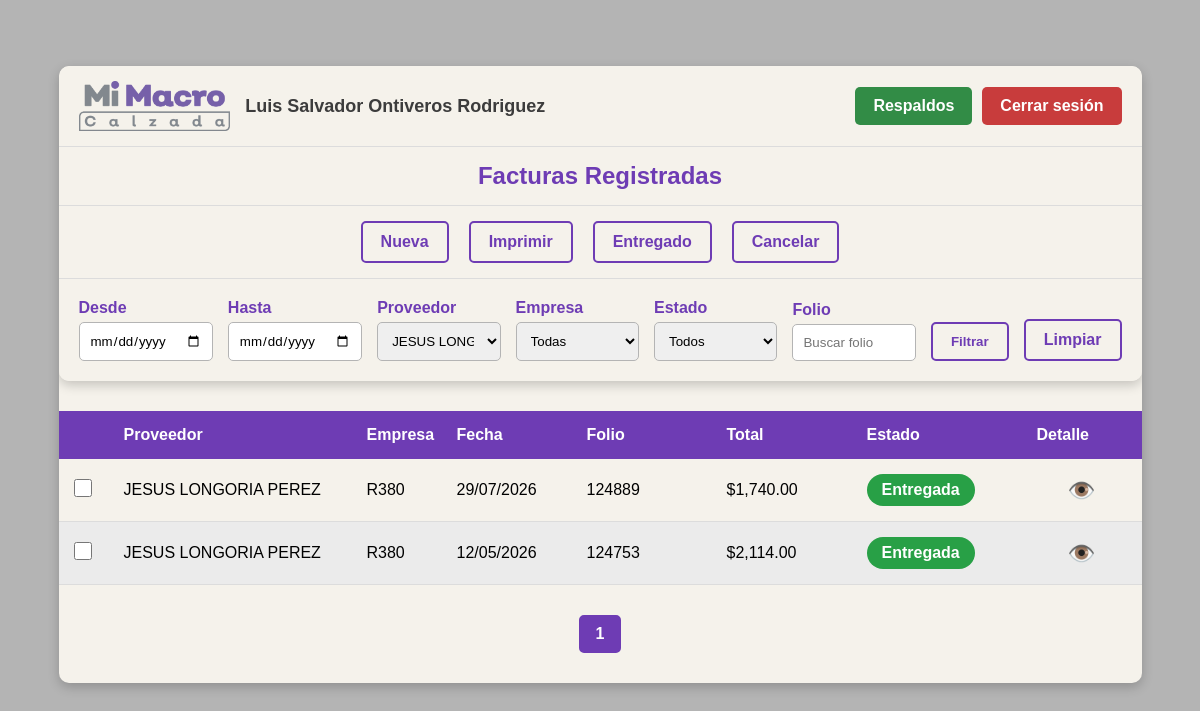
The page /facturas.php?id_provedor=25 (signed in) on the database its author committed.
### tables this page shows
CREATE TABLE `factura` (
  `id` int(11) NOT NULL,
  `id_empresa` int(11) NOT NULL,
  `id_provedor` int(11) NOT NULL,
  `folio` varchar(20) NOT NULL,
  `fecha` date NOT NULL,
  `total` decimal(10,2) NOT NULL,
  `estado` int(11) NOT NULL DEFAULT 0,
  `fecha_registro` date NOT NULL,
  `fecha_entregado` date DEFAULT NULL
);

CREATE TABLE `provedores` (
  `id` int(11) NOT NULL,
  `nombre` varchar(255) NOT NULL,
  `irs` int(11) NOT NULL DEFAULT 0,
  `eliminado` int(1) NOT NULL DEFAULT 0
);

### menu.php (the view, shortened to what this page needs)
<?php
$nombre = $_SESSION['nombreUser'];
?>
<div class="menu">
    <div class="fila1">
        <div class="usuario">
            <img src="admin/fotos/logo.png" class="logo" alt="Logo Sistema">
            <span>
                <?= htmlspecialchars($nombre) ?>
            </span>
        </div>
        <div class="accionesUsuario">
            <a
                href="respaldos.php"
                class="btnBackup">
                Respaldos
            </a>
            <a
                href="funciones/logout.php"
                class="btnSalir">
                Cerrar sesión
            </a>
        </div>
    </div>
    <div class="fila2">
        Facturas Registradas
    </div>
    <div class="fila3">
        <a href="factura_alta.php" class="btnMenu">
            Nueva
        </a>
        <a href="#" class="btnMenu" id="btnImprimir">
            Imprimir
        </a>
        <a href="#" class="btnMenu" id="btnEntregado">
            Entregado
        </a>
        <a href="#" class="btnMenu" id="btnCancelar">
            Cancelar
        </a>
    </div>
    <div class="fila4">
        <form action="facturas.php" method="GET" class="formFiltros">
            <div>
                <label>Desde</label>
                <input
                    type="date"
                    name="fecha_inicio"
                    value="<?= $_GET['fecha_inicio'] ?? '' ?>">
            </div>
            <div>
                <label>Hasta</label>
                <input
                    type="date"
                    name="fecha_fin"
                    value="<?= $_GET['fecha_fin'] ?? '' ?>">
            </div>
            <div>
                <label>Proveedor</label>
                <select name="id_provedor" class="filtroSelect">
                    <?php
                    $sql = "SELECT id, nombre
                            FROM provedores
                            WHERE eliminado = 0
                            ORDER BY nombre";
                    $res = $con->query($sql);
                    while($prov = $res->fetch_assoc()){
                    ?>
                        <option
                            value="<?= $prov['id'] ?>"
                            <?= (
                                isset($_GET['id_provedor']) &&
                                $_GET['id_provedor'] == $prov['id']
                            ) ? 'selected' : '' ?>>
                            <?= htmlspecialchars($prov['nombre']) ?>
                        </option>
                    <?php } ?>
                </select>
            </div>
            <div>
                <label>Empresa</label>
                <select name="id_empresa" class="filtroSelect">
                    <option value="">Todas</option>
                </select>
            </div>
            <div>
                <label>Estado</label>
                <select name="estado">
                    <option value="">Todos</option>
                </select>
            </div>
            <div>
                <label>Folio</label>
                <input
                    type="text"
                    name="folio"
                    placeholder="Buscar folio"
                    value="<?= $_GET['folio'] ?? '' ?>">
            </div>
            <button type="submit" class="btnMenu">
                Filtrar
            </button>
            <a href="facturas.php" class="btnMenu">
                Limpiar
            </a>
        </form>
    </div>
</div>

### facturas.php (shortened to what this page needs)
<?php
$con = conecta();
$fecha_inicio = isset($_GET['fecha_inicio']) ? $_GET['fecha_inicio'] : '';
$fecha_fin    = isset($_GET['fecha_fin'])    ? $_GET['fecha_fin']    : '';
$id_provedor  = isset($_GET['id_provedor'])  ? intval($_GET['id_provedor'])  : 0;
$id_empresa   = isset($_GET['id_empresa'])   ? intval($_GET['id_empresa'])   : 0;
$folio        = isset($_GET['folio'])        ? trim($_GET['folio'])        : '';
$estado       = isset($_GET['estado'])       ? $_GET['estado']             : '';
$where = "WHERE 1=1";
if($id_provedor > 0){
    $where .= " AND f.id_provedor = $id_provedor";
}
$registros_por_pagina = 30;
$pagina = isset($_GET['pagina']) ? intval($_GET['pagina']) : 1;
$inicio = ($pagina - 1) * $registros_por_pagina;
$sqlTotal = "SELECT COUNT(*) AS total
             FROM factura f
             INNER JOIN provedores p ON f.id_provedor = p.id
             INNER JOIN empresa e ON f.id_empresa = e.id
             $where";
$resTotal = $con->query($sqlTotal);
$filaTotal = $resTotal->fetch_assoc();
$total_registros = $filaTotal['total'];
$total_paginas = ceil($total_registros / $registros_por_pagina);
$sql = "SELECT
            f.id,
            f.id_empresa,
            p.nombre AS proveedor,
            e.nombre AS empresa,
            f.fecha,
            f.folio,
            f.total,
            f.estado
        FROM factura f
        INNER JOIN provedores p ON f.id_provedor = p.id
        INNER JOIN empresa e ON f.id_empresa = e.id
        $where
        ORDER BY f.fecha DESC
        LIMIT $inicio, $registros_por_pagina";
$resultado = $con->query($sql);
?>
<!DOCTYPE html>
<html lang="es">
<head>
    <link rel="stylesheet" href="css/facturas.css">
    <link rel="stylesheet" href="css/menu.css">
</head>
<body>
<div class="contenedor">
    <?php include("menu.php"); ?>
    <div class="encabezado">
        <div>Proveedor</div>
        <div>Empresa</div>
        <div>Fecha</div>
        <div>Folio</div>
        <div>Total</div>
        <div>Estado</div>
        <div>Detalle</div>
    </div>
    <?php while($fila = $resultado->fetch_assoc()){ ?>
        <?php
        $clase = "";
        $texto = "";
        switch($fila['estado']){
            case 2:
                $clase = "entregada";
                $texto = "Entregada";
                break;
        }
        switch($fila['id_empresa']){
            case 2:
                $empresa = "R380";
                break;
        }
        ?>
        <div class="fila">
            <div>
                <input type="checkbox" class="chkFactura" value="<?= $fila['id'] ?>">
            </div>
            <div>
                <?= htmlspecialchars($fila['proveedor']) ?>
            </div>
            <div>
                <?= $empresa ?>
            </div>
            <div>
                <?= date('d/m/Y', strtotime($fila['fecha'])) ?>
            </div>
            <div>
                <?= htmlspecialchars($fila['folio']) ?>
            </div>
            <div>
                $<?= number_format($fila['total'], 2) ?>
            </div>
            <div>
                <span class="estado <?= $clase ?>">
                    <?= $texto ?>
                </span>
            </div>
            <div class="accion">
                <a href="factura_detalle.php?id=<?= $fila['id'] ?>">👁️</a>
            </div>
        </div>
    <?php } ?>
    <div class="paginacion">
        <?php for($i = 1; $i <= $total_paginas; $i++){ ?>
            <a
    href="?pagina=<?= $i ?>&fecha_inicio=<?= urlencode($fecha_inicio) ?>&fecha_fin=<?= urlencode($fecha_fin) ?>&id_provedor=<?= $id_provedor ?>&id_empresa=<?= $id_empresa ?>&folio=<?= urlencode($folio) ?>&estado=<?= urlencode($estado) ?>"
                class="<?= ($i == $pagina) ? 'actual' : '' ?>">
                <?= $i ?>
            </a>
        <?php } ?>
    </div>
</div>
</body>
</html>

### css/facturas.css (style rules this page uses)
* { margin: 0; padding: 0; box-sizing: border-box; font-family: Arial, Helvetica, sans-serif; }
body { background-color: rgb(180, 180, 180); min-height: 100vh; padding: 30px; margin: 3% 0; }
.contenedor { width: 95%; margin: auto; background-color: rgb(245, 242, 235); border-radius: 10px; overflow: hidden; box-shadow: 0px 4px 12px rgba(0, 0, 0, .2); }
.encabezado, .fila { display: grid; grid-template-columns: 50px 2fr 90px 130px 140px 140px 170px 90px; align-items: center; }
.encabezado { background-color: rgb(110, 60, 180); color: white; font-weight: bold; padding: 15px; }
.fila { padding: 15px; border-bottom: 1px solid rgb(220, 220, 220); }
.fila:nth-child(even) { background-color: rgb(235, 235, 235); }
.estado { display: inline-block; padding: 7px 15px; border-radius: 20px; color: white; font-weight: bold; text-align: center; }
.entregada { background-color: rgb(40, 160, 70); }
.accion { text-align: center; }
.accion a { text-decoration: none; font-size: 1.4rem; transition: .2s; }
.chkFactura { width: 18px; height: 18px; cursor: pointer; }
.paginacion { padding: 30px; display: flex; justify-content: center; gap: 10px; flex-wrap: wrap; }
.paginacion a { text-decoration: none; color: rgb(110, 60, 180); border: 2px solid rgb(110, 60, 180); padding: 8px 15px; border-radius: 5px; font-weight: bold; transition: .2s; }
.paginacion .actual { background-color: rgb(110, 60, 180); color: white; border: 2px solid rgb(110, 60, 180); padding: 8px 15px; border-radius: 5px; font-weight: bold; }

### css/menu.css (style rules this page uses)
.menu { width: 100%; margin-bottom: 30px; border-radius: 10px; overflow: hidden; box-shadow: 0px 4px 12px rgba(0, 0, 0, .2); }
.fila1 { background-color: rgb(245, 242, 235); padding: 15px 20px; display: flex; justify-content: space-between; align-items: center; }
.usuario { display: flex; align-items: center; gap: 15px; font-weight: bold; color: rgb(60, 60, 60); font-size: 18px; }
.logo { height: 50px; }
.fila2 { background-color: rgb(245, 242, 235); color: rgb(110, 60, 180); text-align: center; padding: 15px; font-size: 24px; font-weight: bold; border-top: 1px solid rgb(220, 220, 220); border-bottom: 1px solid rgb(220, 220, 220); }
.fila3 { background-color: rgb(245, 242, 235); padding: 15px; display: flex; justify-content: center; gap: 20px; flex-wrap: wrap; }
.btnMenu, .btnSalir { text-decoration: none; color: white; padding: 10px 18px; border-radius: 5px; font-weight: bold; transition: .2s; }
.btnMenu { text-decoration: none; color: rgb(110, 60, 180); border: 2px solid rgb(110, 60, 180); background-color: transparent; padding: 10px 18px; border-radius: 5px; font-weight: bold; transition: .2s; }
.btnSalir { background-color: rgb(200, 60, 60); }
.fila4 { background-color: rgb(245, 242, 235); border-top: 1px solid rgb(220, 220, 220); padding: 20px; }
.formFiltros { display: grid; grid-template-columns: repeat(6, 1fr) auto auto; gap: 15px; align-items: end; }
.formFiltros label { display: block; margin-bottom: 5px; color: rgb(110, 60, 180); font-weight: bold; }
.formFiltros input, .formFiltros select { width: 100%; padding: 10px; border: 1px solid rgb(180, 180, 180); border-radius: 5px; }
.accionesUsuario { display:flex; gap:10px; }
.btnBackup { text-decoration:none; background-color:rgb(50,140,70); color:white; padding:10px 18px; border-radius:5px; font-weight:bold; transition:.2s; }

### rows shown on the page
factura: id_provedor.nombre "JESUS LONGORIA PEREZ", id_empresa "R380", fecha "29/07/2026", folio "124889", total "1,740.00", estado "Entregada"
factura: id_provedor.nombre "JESUS LONGORIA PEREZ", id_empresa "R380", fecha "12/05/2026", folio "124753", total "2,114.00", estado "Entregada"

### other values the page prints
$nombre "Luis Salvador Ontiveros Rodriguez"
form field id_provedor "JESUS LONGORIA PEREZ"
